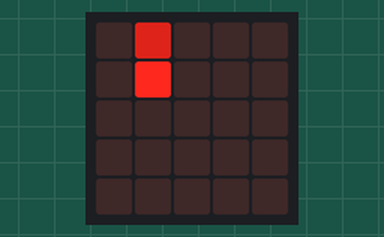
The program below on a simulated BBC micro:bit (MakeCode). Shown: the board's 5×5 LED display. Dim RGB values are drawn brighter than linear; random numbers come from a fixed seed.

Above: at 0.6 s.
At 1.1 s:
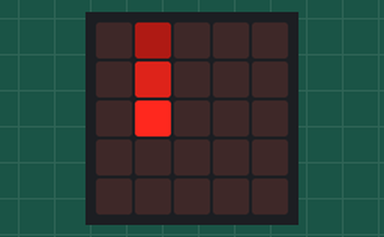
At 1.6 s:
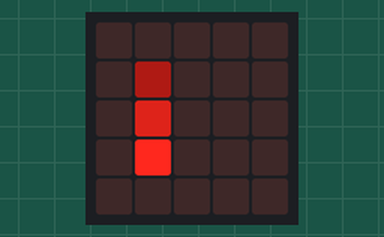
At 2.1 s:
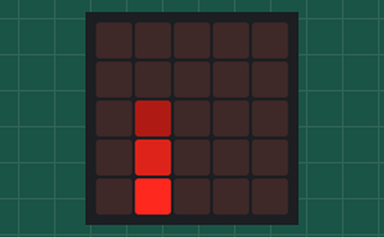
At 2.6 s:
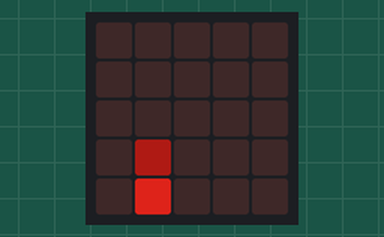
At 3.1 s:
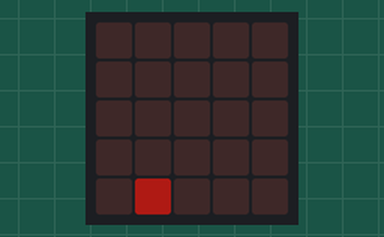

The program:

main.ts
```typescript
let x = 0
let p1y = 0
let p2y = -1
let p3y = -2
basic.forever(function () {
    x = randint(0, 4)
    for (let index = 0; index < 7; index++) {
        basic.pause(500)
        led.unplot(x, p1y)
        led.unplot(x, p2y)
        led.unplot(x, p3y)
        p1y += 1
        p2y += 1
        p3y += 1
        led.plotBrightness(x, p1y, 255)
        led.plotBrightness(x, p2y, 154)
        led.plotBrightness(x, p3y, 53)
    }
})
```

test.ts
```typescript
// les tests vont ici ; cela ne sera pas compilé si ce paquet est utilisé en tant qu'extension.
```

Measured:
- what the display in image 0 shows lasts 0.5 s, from 0.5 s to 1.0 s
